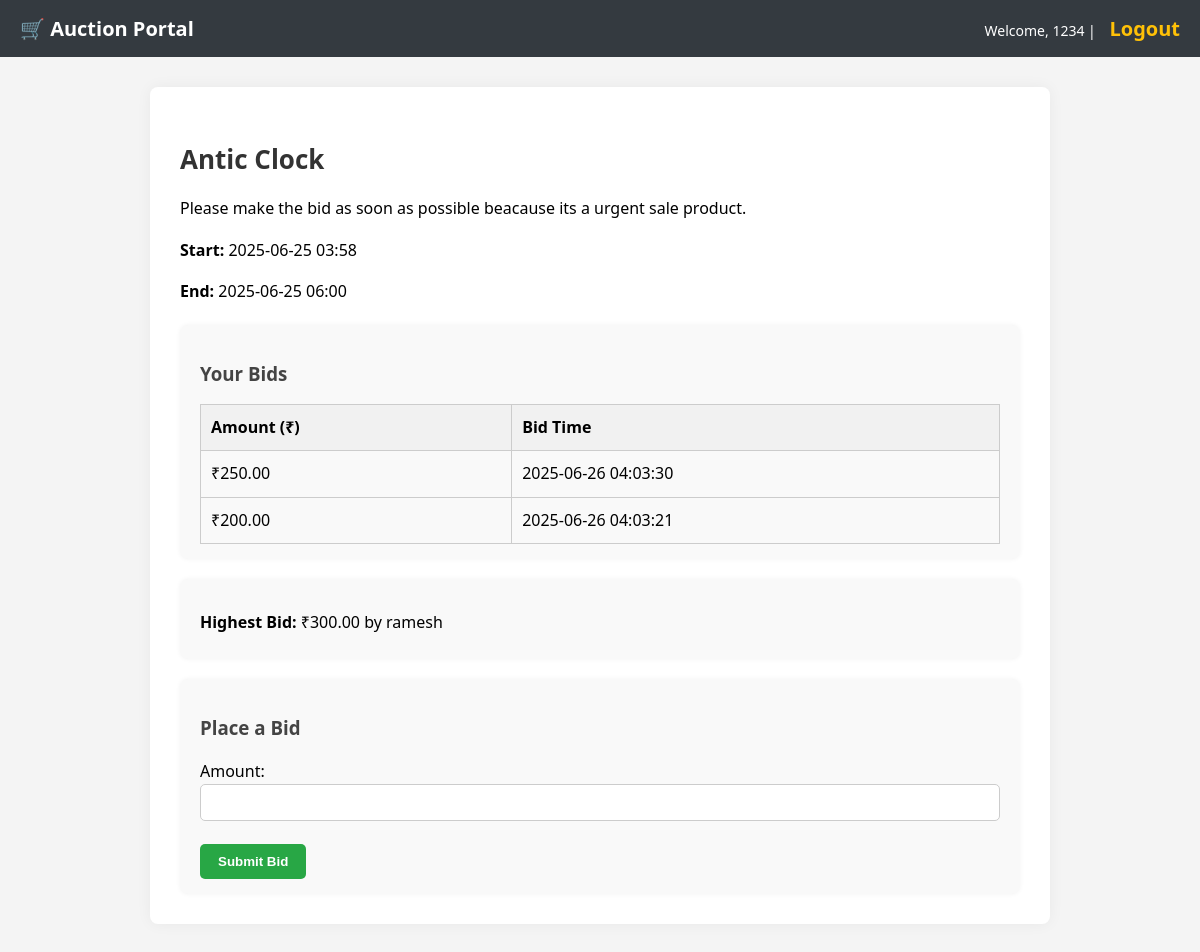
Page /product/3/ (signed in) on the committed database.
### auction/models.py (models this page shows, shortened)
class Product(models.Model):
    name = models.CharField(max_length=255)
    description = models.TextField()
    start_date = models.DateTimeField()
    end_date = models.DateTimeField()
    owner = models.ForeignKey(User, on_delete=models.CASCADE)
    assigned_to = models.ForeignKey(User, on_delete=models.SET_NULL, null=True, blank=True, related_name='won_products')

class Bid(models.Model):
    product = models.ForeignKey(Product, on_delete=models.CASCADE, related_name='bids')
    user = models.ForeignKey(User, on_delete=models.CASCADE)
    amount = models.DecimalField(max_digits=10, decimal_places=2)
    timestamp = models.DateTimeField(auto_now_add=True)
    class Meta:
        ordering = ['-amount']

### auction/views.py (the view, shortened to what this page needs)
# urls.py: path('product/<int:pk>/', views.product_detail, name='product_detail'),
@login_required
def product_detail(request, pk):
    product = get_object_or_404(Product, pk=pk)
    form = BidForm()
    user_bids = product.bids.filter(user=request.user) if request.user.is_authenticated else None
    return render(request, 'auction/product_detail.html', {'product': product,'form': form,'highest_bid': product.bids.first(),
        'user_bids':user_bids,})

### auction/forms.py
class BidForm(forms.ModelForm):
    class Meta:
        model = Bid
        fields = ['amount']

### auction/templates/auction/product_detail.html (shortened to what this page needs)
{% extends "auction/base.html" %}
{% block content %}
<div class="product-detail">
    <h2>{{ product.name }}</h2>
    <p>{{ product.description }}</p>
    <p><strong>Start:</strong> {{ product.start_date|date:"Y-m-d H:i" }}</p>
    <p><strong>End:</strong> {{ product.end_date|date:"Y-m-d H:i" }}</p>
    {% if user.is_authenticated %}
        <div class="user-bids">
            <h3>Your Bids</h3>
            {% if user_bids %}
                <table>
                    <thead>
                        <tr>
                            <th>Amount (₹)</th>
                            <th>Bid Time</th>
                        </tr>
                    </thead>
                    <tbody>
                        {% for bid in user_bids %}
                        <tr>
                            <td>₹{{ bid.amount }}</td>
                            <td>{{ bid.timestamp|date:"Y-m-d H:i:s" }}</td>
                        </tr>
                        {% endfor %}
                    </tbody>
                </table>
            {% else %}
                <p style="font-style: italic; color: #777;">You have not placed any bids yet.</p>
            {% endif %}
        </div>
    {% endif %}
    <div class="bid-info">
        {% if highest_bid %}
            <p><strong>Highest Bid:</strong> ₹{{ highest_bid.amount }} by {{ highest_bid.user.username }}</p>
        {% else %}
            <p>No bids placed yet.</p>
        {% endif %}
    </div>
    {% if user.is_authenticated %}
        <div class="bid-form">
            <h3>Place a Bid</h3>
            <form method="post">
                {{ form.as_p }}
                <button type="submit" class="btn">Submit Bid</button>
            </form>
        </div>
    {% else %}
        <p class="note">Please <a href="{% url 'login' %}">login</a> to place a bid.</p>
    {% endif %}
</div>
{% endblock %}

### auction/templates/auction/base.html (shortened to what this page needs)
<!DOCTYPE html>
<html lang="en">
<head>
</head>
<body>
    <div class="header">
        <a href="{% url 'product_list' %}">🛒 Auction Portal</a>
        <div class="nav">
            {% if user.is_authenticated %}
                <p>Welcome, {{ user.username }} | <a href="{% url 'logout' %}">Logout</a></p>
            {% else %}
                <p><a href="{% url 'login' %}">Login</a></p>
            {% endif %}
        </div>
    </div>
    <div class="container">
        {% block content %}
        {% endblock %}
    </div>
</body>
</html>

### auction/templates/auction/base.html (style rules this page uses)
* { box-sizing: border-box; }
body { font-family: 'Segoe UI', sans-serif; background-color: #f4f4f4; margin: 0; padding: 0; }
.header { background-color: #343a40; color: white; padding: 15px 20px; }
.header a { color: #fff; text-decoration: none; font-weight: bold; font-size: 20px; }
.nav { float: right; }
.nav p { margin: 0; font-size: 14px; }
.nav a { color: #ffc107; text-decoration: none; margin-left: 10px; font-weight: bold; }
.container { max-width: 900px; margin: 30px auto; background: white; padding: 30px; border-radius: 8px; box-shadow: 0 0 15px rgba(0,0,0,0.05); }
.btn { padding: 10px 18px; background-color: #28a745; color: white; border: none; text-decoration: none; cursor: pointer; border-radius: 5px; font-weight: bold; }

### auction/templates/auction/product_detail.html (style rules this page uses)
.product-detail { line-height: 1.6; }
.product-detail h2 { margin-bottom: 10px; font-size: 26px; color: #333; }
.product-detail p { margin-bottom: 8px; }
.bid-info, .user-bids, .bid-form { background: #f9f9f9; padding: 15px 20px; border-radius: 8px; margin-top: 20px; box-shadow: 0 0 5px rgba(0,0,0,0.05); }
.bid-info strong { font-weight: bold; }
.bid-form h3, .user-bids h3 { margin-bottom: 15px; color: #444; }
.bid-form input[type="text"], .bid-form input[type="number"] { width: 100%; padding: 10px; margin-bottom: 15px; border-radius: 5px; border: 1px solid #ccc; }
table { width: 100%; border-collapse: collapse; margin-top: 10px; }
table th, table td { padding: 10px; border: 1px solid #ccc; text-align: left; }
table th { background-color: #f1f1f1; }

### rows in the picture
Product: name "Antic Clock", description "Please make the bid as soon as possible beacause its a urgent sale product.", start_date "2025-06-25 03:58", end_date "2025-06-25 06:00"
Bid: amount "250.00", timestamp "2025-06-26 04:03:30"
Bid: amount "200.00", timestamp "2025-06-26 04:03:21"
Bid: amount "300.00", user.username "ramesh"

### other values in the picture
{{ user.username }} "1234"
